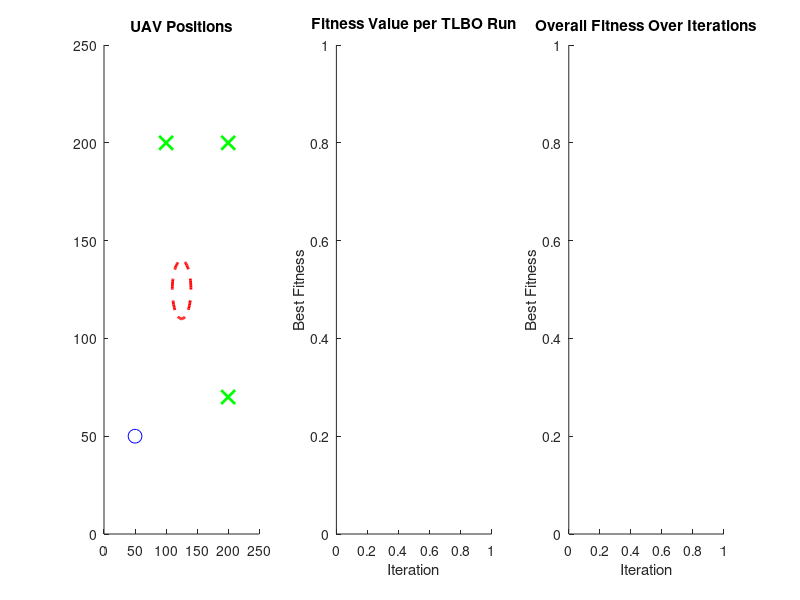

The MATLAB script that drew this image: (Note: this script raises an error after producing the figure.)
clc;
clear;
close all;

% TLBO Parameters
TLBO.ClassSize = 20; % Population Size
TLBO.MaxIterations = 60;

% Problem Parameters
step_size = 1; % Constant step size for UAV movement
num_UAVs = 3;
v_UAV_max = 3;
alpha = 1;
gamma = 0.5;
delta = 9;
tolerance = 3;

% Restricted Area
restricted_area_center = [125, 125];
restricted_area_radius = 15;

% Initial Positions
initial_position = [50, 50];
p_UAV_init = repmat(initial_position, num_UAVs, 1)';

% Define bounds for positions
% Each UAV has its position in a 2D plane (X, Y), so bounds should be a 2x2 matrix
% Row 1: Lower bounds for X and Y
% Row 2: Upper bounds for X and Y
bounds = [0, 0;  % Lower bounds for X, Y
    250, 250]; % Upper bounds for X, Y (adjust according to your problem)


% Designated Targets
designated_targets = [200, 70; 100, 200; 200, 200]';

% Objective Function
objective_function = @(x) sum(alpha * exploration_time(x)) - ...
    sum(gamma * coverage_efficiency(x)) + ...
    sum(delta * designated_targets_penalty(x, designated_targets));

% Constraints
constraints = @(x) nonlcon(x);

% Initialize Population
class = cell(TLBO.ClassSize, 1);
for i = 1:TLBO.ClassSize
    student = zeros(4, num_UAVs);
    for j = 1:num_UAVs
        vx = rand * 2 - 1;
        vy = rand * 2 - 1;
        vx = max(-v_UAV_max, min(v_UAV_max, vx));
        vy = max(-v_UAV_max, min(v_UAV_max, vy));
        px = p_UAV_init(1, j);
        py = p_UAV_init(2, j);
        student(:, j) = [vx; vy; px; py];
    end
    class{i} = student;
end

% Initialize Visualization
best_positions = p_UAV_init;
path_log = best_positions;
all_best_cost_log = [];
all_paths = cell(num_UAVs, 1);
for j = 1:num_UAVs
    all_paths{j} = p_UAV_init(:, j)';
end

% Main Figure
figure;

% Subplot 1: UAV Positions
subplot(1, 3, 1);
hold on;
title('UAV Positions');
axis([0 250 0 250]);
viscircles(restricted_area_center, restricted_area_radius, 'LineStyle', '--', 'Color', 'r');
plot(initial_position(1), initial_position(2), 'bo', 'MarkerSize', 10, 'DisplayName', 'Start Position');
plot(designated_targets(1, :), designated_targets(2, :), 'gx', 'MarkerSize', 10, 'LineWidth', 2, 'DisplayName', 'Targets');
uav_plot = plot(nan, nan, 'ks', 'MarkerSize', 8);

% Subplot 2: Fitness per TLBO Run
subplot(1, 3, 2);
hold on;
title('Fitness Value per TLBO Run');
xlabel('Iteration');
ylabel('Best Fitness');
plot_per_run = plot(nan, nan, 'LineWidth', 2);

% Subplot 3: Overall Fitness
subplot(1, 3, 3);
hold on;
title('Overall Fitness Over Iterations');
xlabel('Iteration');
ylabel('Best Fitness');
plot_overall = plot(nan, nan, 'LineWidth', 2);

% Main Loop
while true
    bestcostarr = [];
    best_cost_log = zeros(TLBO.MaxIterations, 1);
    penalty_value = 1e4;

    % Initialize global best tracker for the entire TLBO run
    global_best_solution = [];
    global_best_fitness = Inf;

    for gen = 1:TLBO.MaxIterations
        costs = zeros(TLBO.ClassSize, 1);

        % Evaluate Fitness and Determine Initial Teacher
        for i = 1:TLBO.ClassSize
            student = class{i};
            cost = objective_function(student);
            [c, ceq] = nonlcon(student);
            if any(c > 0) || any(ceq ~= 0)
                penalty = penalty_value * sum(c(c > 0));
                cost = cost + penalty;
            end
            costs(i) = cost;

            % Update global best solution
            if cost < global_best_fitness
                global_best_fitness = cost;
                global_best_solution = student;
            end
        end

        % Determine the teacher
        [~, best_idx] = min(costs); % Find the best solution index
        teacher = class{best_idx}; % Best solution acts as the teacher
        mean_solution = zeros(size(class{1}));

        % Calculate mean solution per UAV
        for uav = 1:num_UAVs
            uav_data = cellfun(@(s) s(:, uav), class, 'UniformOutput', false);
            uav_data_stack = cat(3, uav_data{:});
            mean_solution(:, uav) = mean(uav_data_stack, 3);
        end

        % Teaching Phase
        for i = 1:TLBO.ClassSize
            r = rand; % Random factor
            T = randi([1, 2]); % Teaching factor (1 or 2)
            updated = class{i}; % Start with the current student

            % Update both velocity and position for each UAV
            for j = 1:num_UAVs
                % Update velocity
                updated(1:2, j) = class{i}(1:2, j) + r * (teacher(1:2, j) - T * mean_solution(1:2, j));
                updated(1:2, j) = max(-v_UAV_max, min(v_UAV_max, updated(1:2, j))); % Clamp velocity

                % Update position based on new velocity
                updated(3:4, j) = updated(3:4, j) + updated(1:2, j);
                updated(3:4, j) = max(bounds(1, :)', min(bounds(2, :)', updated(3:4, j))); % Clamp position
            end

            class{i} = updated; % Assign back the updated student
        end


        % Re-evaluate Fitness After Teaching Phase
        new_costs = zeros(1, TLBO.ClassSize);
        for i = 1:TLBO.ClassSize
            student = class{i};
            cost = objective_function(student);
            [c, ceq] = nonlcon(student);
            if any(c > 0) || any(ceq ~= 0)
                penalty = penalty_value * sum(c(c > 0));
                cost = cost + penalty;
            end
            new_costs(i) = cost;

            % Update global best solution
            if cost < global_best_fitness
                global_best_fitness = cost;
                global_best_solution = student;
            end
        end

        % Check if teacher has changed
        [~, new_best_idx] = min(new_costs);
        if new_best_idx ~= best_idx
            teacher_changed = true;
        else
            teacher_changed = false;
        end

        % Update teacher
        teacher = class{new_best_idx};

        % Learning Phase
        for i = 1:TLBO.ClassSize
            partner_idx = randi(TLBO.ClassSize); % Randomly select a partner
            while partner_idx == i
                partner_idx = randi(TLBO.ClassSize); % Ensure it's not the same individual
            end

            partner = class{partner_idx};
            updated = class{i}; % Start with the current student

            % Update both velocity and position for each UAV
            for j = 1:num_UAVs
                if costs(i) < costs(partner_idx)
                    % Move away from worse solution (partner)
                    updated(1:2, j) = class{i}(1:2, j) + rand * (class{i}(1:2, j) - partner(1:2, j));
                else
                    % Move toward better solution (partner)
                    updated(1:2, j) = class{i}(1:2, j) - rand * (class{i}(1:2, j) - partner(1:2, j));
                end
                updated(1:2, j) = max(-v_UAV_max, min(v_UAV_max, updated(1:2, j))); % Clamp velocity

                % Update position based on new velocity
                updated(3:4, j) = updated(3:4, j) + updated(1:2, j);
                updated(3:4, j) = max(bounds(1, :)', min(bounds(2, :)', updated(3:4, j))); % Clamp position
            end

            class{i} = updated; % Assign back the updated student
        end



        % Reset the class except the teacher
        for i = 1:TLBO.ClassSize
            if i ~= best_idx % Skip the teacher
                % Reinitialize the student by adding random noise to the current solution
                class{i}(1:2, :) = class{i}(1:2, :) + 0.1 * randn(2, num_UAVs); % Add noise to velocities
                class{i}(3:4, :) = class{i}(3:4, :) + 0.1 * randn(2, num_UAVs); % Add noise to positions

                % Clamp velocities and positions
                class{i}(1:2, :) = max(-v_UAV_max, min(v_UAV_max, class{i}(1:2, :))); % Clamp velocities
                class{i}(3:4, :) = max(bounds(1, :)', min(bounds(2, :)', class{i}(3:4, :))); % Clamp positions
            end
        end


        % Update Best Cost
        best_cost_log(gen) = costs(best_idx);
        bestcostarr = [bestcostarr; costs(best_idx)];

        % Update Fitness Plots
        set(plot_per_run, 'YData', bestcostarr, 'XData', 1:length(bestcostarr));
        all_best_cost_log = [all_best_cost_log; best_cost_log(gen)];
        set(plot_overall, 'YData', all_best_cost_log, 'XData', 1:length(all_best_cost_log));
    end

    % After all iterations, update the UAV positions with the best global solution
    best_solution = global_best_solution; % Best solution from the final iteration
    uav_positions = zeros(num_UAVs, 2);
    for j = 1:num_UAVs
        % Extract velocity and position from the best solution
        vx = best_solution(1, j);
        vy = best_solution(2, j);
        px = best_solution(3, j);
        py = best_solution(4, j);

        % Get the current position for the UAV
        current_position = best_positions(:,j)';

        % Calculate the direction to move
        direction = [px, py] - current_position;
        if norm(direction) > 0
            direction = direction / norm(direction); % Normalize to unit vector
        end

        % Incremental step towards the target position
        tentative_position = current_position + step_size * direction;

        % Check constraints and adjust position
        distance_to_restricted = norm(tentative_position - restricted_area_center);
        if distance_to_restricted < restricted_area_radius + 10
            % If the tentative position violates constraints, keep the current position
            next_position = current_position;
        else
            % Otherwise, update to the tentative position
            next_position = tentative_position;
        end

        % Update the UAV position
        best_positions(:, j) = next_position';
        uav_positions(j, 1:2) = next_position;
        all_paths{j} = [all_paths{j}; next_position]; % Log the path

    end

    % Update UAV Path Plot
    subplot(1, 3, 1);
    set(uav_plot, 'XData', uav_positions(:, 1), 'YData', uav_positions(:, 2));
    for j = 1:num_UAVs
        plot(all_paths{j}(:, 1), all_paths{j}(:, 2), '-', 'LineWidth', 1.5, ...
            'DisplayName', ['UAV ' num2str(j)]);
    end
    drawnow; % Ensure real-time updates

    % Check Completion
    % Calculate distance to designated targets
    % Correcting the distances calculation
    if all(vecnorm(best_positions' - designated_targets', 2, 2) < tolerance)
        disp('All UAVs have reached their designated targets.');

        % Final Convergence Plot
        figure;
        plot(1:length(all_best_cost_log), all_best_cost_log, '-o', 'LineWidth', 1.5, 'MarkerSize', 1.5);
        grid on;
        title('Overall Convergence Curve');
        xlabel('Iterations');
        ylabel('Best Fitness Value');
        legend('Overall Best Fitness', 'Location', 'Best');
        set(gca, 'FontSize', 12);

        break;

    end
end

function T_explore = exploration_time(x)
num_UAVs = size(x, 2);  % Get number of UAVs
T_explore = zeros(1, num_UAVs);  % Initialize array for individual UAV times
for i = 1:num_UAVs
    v_UAV = norm([x(1, i), x(2, i)]);  % Velocity of UAV i
    T_explore(i) = 100 / v_UAV;  % Exploration time for UAV i
end
end


function C_eff = coverage_efficiency(x)
num_UAVs = size(x, 2);  % Get number of UAVs
area = 62500;  % Area of exploration
C_eff = zeros(1, num_UAVs);  % Initialize array for individual efficiencies
for i = 1:num_UAVs
    C_UAV = sum(x(3:4, i));  % Coverage for UAV i
    C_eff(i) = C_UAV / area;  % Efficiency for UAV i
end
end


function penalty = designated_targets_penalty(x, designated_targets)
num_UAVs = size(x, 2);  % Get number of UAVs
penalty = zeros(1, num_UAVs);  % Initialize array for individual penalties
for i = 1:num_UAVs
    p_UAV = x(3:4, i)';  % Position of UAV i
    target = designated_targets(:, i)';  % Target for UAV i
    distance_to_target = norm(p_UAV - target);  % Distance to target
    penalty(i) = distance_to_target;  % Penalty for UAV i
end
end


function [c, ceq] = nonlcon(x)
num_UAVs = size(x, 2);
d_safe = 10.0;  % Safe distance between UAVs
restricted_area_center = [125, 125];
restricted_area_radius = 15;

% Initialize constraints
c = zeros(num_UAVs, 1);

% Check each UAV's distance to restricted area
for i = 1:num_UAVs
    distance_to_restricted = norm(x(3:4, i)' - restricted_area_center) - (restricted_area_radius + 10);
    c(i) = -distance_to_restricted;  % This will be negative if in violation
end

% Check for safe distance between each pair of UAVs
safe_distance_violations = 0;
for i = 1:num_UAVs
    for j = i+1:num_UAVs
        distance_between_UAVs = norm(x(3:4, i) - x(3:4, j));
        if distance_between_UAVs < d_safe
            safe_distance_violations = safe_distance_violations + 1;
        end
    end
end

% Add the safe distance violation count to the constraint array
c(num_UAVs + 1) = safe_distance_violations;

% Debugging output
fprintf('Constraint values: %s\n', mat2str(c));

% No equality constraints
ceq = [];
end
